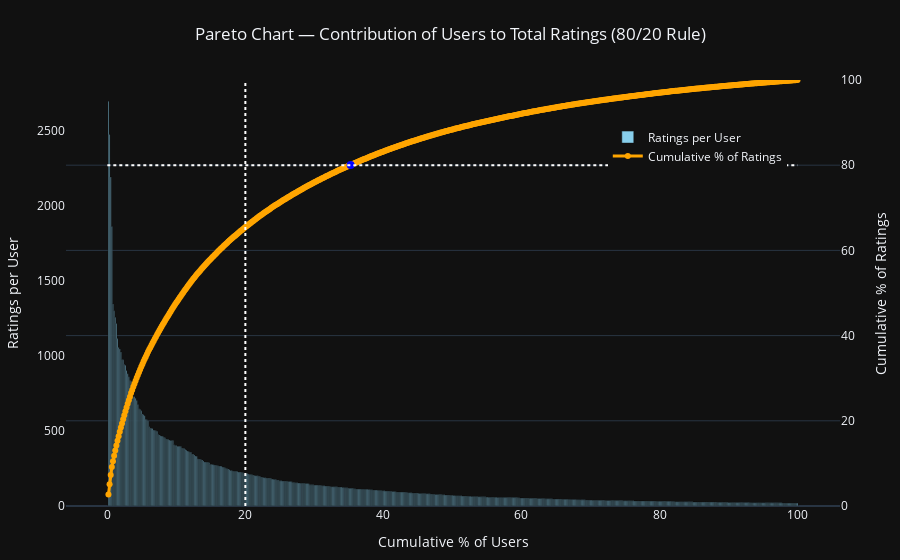

Here is the notebook cell this chart was saved with:
### Code cell
user_counts = df.groupby('userId')['rating'].count().sort_values(ascending=False).reset_index()
user_counts.columns = ['userId', 'num_ratings']

# --- Compute cumulative percentage of users and ratings ---
user_counts['cum_users'] = (user_counts.index + 1) / len(user_counts) * 100
user_counts['cum_ratings'] = user_counts['num_ratings'].cumsum() / user_counts['num_ratings'].sum() * 100

# find x position where cumulative ratings >= 80%
idx80 = user_counts[user_counts['cum_ratings'] >= 80].index.min()
if pd.notna(idx80):
    pct_users_at_80 = user_counts.loc[idx80, 'cum_users']
    cum_at_point = user_counts.loc[idx80, 'cum_ratings']
else:
    pct_users_at_80 = None
    cum_at_point = None

fig = go.Figure()

# Bars (ratings per user)
fig.add_trace(go.Bar(
    x=user_counts['cum_users'],
    y=user_counts['num_ratings'],
    name='Ratings per User',
    marker_color='skyblue',
    yaxis='y1',
    hovertemplate='Cumulative % users: %{x:.2f}%<br>Ratings: %{y}<extra></extra>'
))

# Cumulative percent line (right axis)
fig.add_trace(go.Scatter(
    x=user_counts['cum_users'],
    y=user_counts['cum_ratings'],
    name='Cumulative % of Ratings',
    yaxis='y2',
    mode='lines+markers',
    line=dict(color='orange', width=3),
    marker=dict(size=6),
    hovertemplate='Cumulative % users: %{x:.2f}%<br>Cumulative % ratings: %{y:.2f}%<extra></extra>'
))

# Vertical 20% line spanning entire plot (paper coordinates)
fig.add_shape(
    type="line",
    x0=20, x1=20,
    xref='x',
    y0=0, y1=1,
    yref='paper',
    line=dict(color="white", dash="dot")
)

# Horizontal 80% line on the right y-axis
fig.add_shape(
    type="line",
    x0=0, x1=100,
    xref='x',
    y0=80, y1=80,
    yref='y2',
    line=dict(color="white", dash="dot")
)

# Annotate the crossing point (where cum_ratings >= 80)
if pct_users_at_80 is not None:
    fig.add_trace(go.Scatter(
        x=[pct_users_at_80],
        y=[cum_at_point],
        mode='markers+text',
        textposition="top center",
        marker=dict(color="blue", size=8),
        showlegend=False,
        yaxis='y2'
    ))

fig.update_layout(
    title="Pareto Chart — Contribution of Users to Total Ratings (80/20 Rule)",
    xaxis=dict(title='Cumulative % of Users', showgrid=False),
    yaxis=dict(title='Ratings per User', side='left', showgrid=False),
    yaxis2=dict(
        title='Cumulative % of Ratings',
        overlaying='y',
        side='right',
        range=[0, 100]
    ),
    template='plotly_dark',
    title_x=0.5,
    legend=dict(x=0.7, y=0.9),
    margin=dict(l=50, r=60, t=80, b=50)
)

fig.show()

### Figure 1 — Plotly figure (JSON) as saved in the notebook; plotly's stock layout.template omitted (floating-point values rounded to 4 significant figures; data arrays with more than 128 entries replaced by an {"elided": "..."} marker saying what was removed)
{"data": [{"hovertemplate": "Cumulative % users: %{x:.2f}%<br>Ratings: %{y}<extra></extra>", "marker": {"color": "skyblue"}, "name": "Ratings per User", "type": "bar", "x": {"elided": "610 float values"}, "y": {"elided": "610 int values"}, "yaxis": "y"}, {"hovertemplate": "Cumulative % users: %{x:.2f}%<br>Cumulative % ratings: %{y:.2f}%<extra></extra>", "line": {"color": "orange", "width": 3}, "marker": {"size": 6}, "mode": "lines+markers", "name": "Cumulative % of Ratings", "type": "scatter", "x": {"elided": "610 float values"}, "y": {"elided": "610 float values"}, "yaxis": "y2"}, {"marker": {"color": "blue", "size": 8}, "mode": "markers+text", "showlegend": false, "textposition": "top center", "type": "scatter", "x": [35.25], "y": [80.07], "yaxis": "y2"}], "layout": {"legend": {"x": 0.7, "y": 0.9}, "margin": {"b": 50, "l": 50, "r": 60, "t": 80}, "shapes": [{"line": {"color": "white", "dash": "dot"}, "type": "line", "x0": 20, "x1": 20, "xref": "x", "y0": 0, "y1": 1, "yref": "paper"}, {"line": {"color": "white", "dash": "dot"}, "type": "line", "x0": 0, "x1": 100, "xref": "x", "y0": 80, "y1": 80, "yref": "y2"}], "title": {"text": "Pareto Chart — Contribution of Users to Total Ratings (80/20 Rule)", "x": 0.5}, "xaxis": {"showgrid": false, "title": {"text": "Cumulative % of Users"}}, "yaxis": {"showgrid": false, "side": "left", "title": {"text": "Ratings per User"}}, "yaxis2": {"overlaying": "y", "range": [0, 100], "side": "right", "title": {"text": "Cumulative % of Ratings"}}}}
